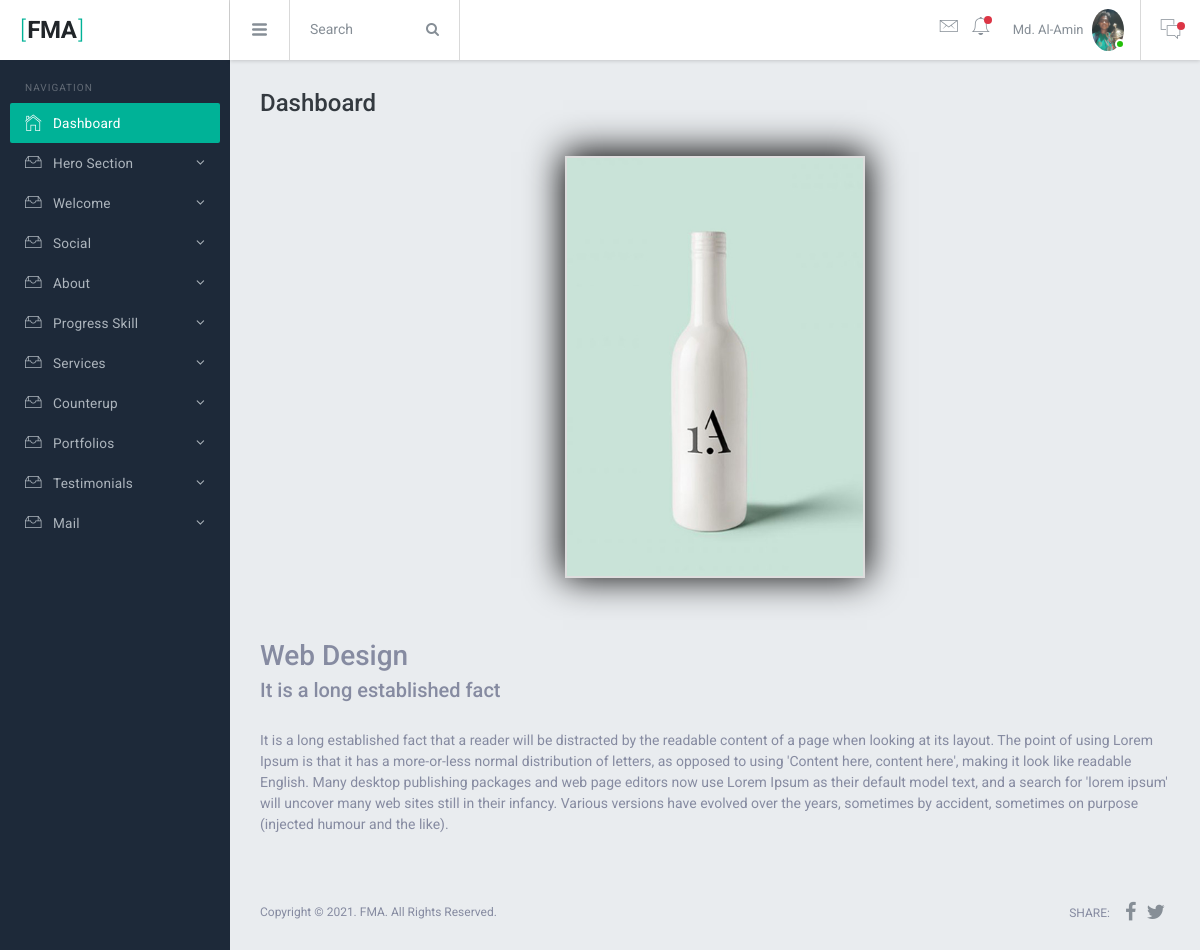
The app's page /admin/single-portfolio.php?id=1 (signed in) with its own data.
### tables this page shows
CREATE TABLE `portfolios` (
  `id` int(10) UNSIGNED NOT NULL,
  `title` varchar(255) NOT NULL,
  `image` varchar(255) DEFAULT NULL,
  `description` text NOT NULL,
  `cate_id` int(11) NOT NULL,
  `status` tinyint(4) NOT NULL DEFAULT 1
);

CREATE TABLE `category` (
  `cat_id` int(10) UNSIGNED NOT NULL,
  `cate_name` varchar(255) NOT NULL,
  `stutas` tinyint(4) NOT NULL DEFAULT 1 COMMENT '1=active / 2=deactive'
);

### admin/single-portfolio.php (the view)
<?php
	require_once '../db.php';
	require_once 'inc/header.php';
	$id = $_GET['id'];
	$select = "SELECT * FROM portfolios INNER JOIN category ON portfolios.cate_id = category.cat_id WHERE id = $id";
	$query = mysqli_query($conn, $select);
	$assoc = mysqli_fetch_assoc($query);
 ?>
 <div style="text-align: center; ">
 	<img src="upload/portfolio/<?= $assoc['image'] ?>" style="width: 300px; height: auto; border: 2px solid #ddd;box-shadow: 0px -2px 35px 2px #000;">
 </div>
 <br><br><br>
 <div>
 	<h3><?= $assoc['cate_name'] ?></h3>
 	<h5><?= $assoc['title'] ?></h5><br>
 	<p><?= nl2br($assoc['description']) ?></p>
 </div>
 <?php
 	require_once 'inc/footer.php';
  ?>

### admin/inc/header.php (shortened to what this page needs)
<?php
require_once '../db.php';
  $adminId = $_SESSION['loginAdminId'];
$select = "SELECT * FROM admin WHERE id = $adminId";
$query = mysqli_query($conn, $select);
$assoc = mysqli_fetch_assoc($query);
?>
<!DOCTYPE html>
<html lang="en">
  <head>
    <link href="assets/lib/font-awesome/css/font-awesome.css" rel="stylesheet">
    <link href="assets/lib/Ionicons/css/ionicons.css" rel="stylesheet">
    <link href="../assets/lib/perfect-scrollbar/css/perfect-scrollbar.css" rel="stylesheet">
    <link href="assets/lib/jquery-switchbutton/jquery.switchButton.css" rel="stylesheet">
    <link href="assets/lib/rickshaw/rickshaw.min.css" rel="stylesheet">
    <link href="assets/lib/chartist/chartist.css" rel="stylesheet">
    <link rel="stylesheet" href="assets/css/bracket.css">
  </head>
  <body>
    <div class="br-logo"><a href=""><span>[</span>FMA<span>]</span></a></div>
    <div class="br-sideleft overflow-y-auto">
      <label class="sidebar-label pd-x-15 mg-t-20">Navigation</label>
      <div class="br-sideleft-menu">
        <a href="dashboard.php" class="br-menu-link active">
          <div class="br-menu-item">
            <i class="menu-item-icon icon ion-ios-home-outline tx-22"></i>
            <span class="menu-item-label">Dashboard</span>
          </div>
        </a>
        <a href="#" class="br-menu-link">
          <div class="br-menu-item">
            <i class="menu-item-icon icon ion-ios-filing-outline tx-24"></i>
            <span class="menu-item-label">Hero Section</span>
            <i class="menu-item-arrow fa fa-angle-down"></i>
          </div>
        </a>
         <a href="#" class="br-menu-link">
          <div class="br-menu-item">
            <i class="menu-item-icon icon ion-ios-filing-outline tx-24"></i>
            <span class="menu-item-label">Welcome</span>
            <i class="menu-item-arrow fa fa-angle-down"></i>
          </div>
        </a>
         <a href="#" class="br-menu-link">
          <div class="br-menu-item">
            <i class="menu-item-icon icon ion-ios-filing-outline tx-24"></i>
            <span class="menu-item-label">Social</span>
            <i class="menu-item-arrow fa fa-angle-down"></i>
          </div>
        </a>
         <a href="#" class="br-menu-link">
          <div class="br-menu-item">
            <i class="menu-item-icon icon ion-ios-filing-outline tx-24"></i>
            <span class="menu-item-label">About</span>
            <i class="menu-item-arrow fa fa-angle-down"></i>
          </div>
        </a>
         <a href="#" class="br-menu-link">
          <div class="br-menu-item">
            <i class="menu-item-icon icon ion-ios-filing-outline tx-24"></i>
            <span class="menu-item-label">Progress Skill</span>
            <i class="menu-item-arrow fa fa-angle-down"></i>
          </div>
        </a>
         <a href="#" class="br-menu-link">
          <div class="br-menu-item">
            <i class="menu-item-icon icon ion-ios-filing-outline tx-24"></i>
            <span class="menu-item-label">Services</span>
            <i class="menu-item-arrow fa fa-angle-down"></i>
          </div>
        </a>
         <a href="#" class="br-menu-link">
          <div class="br-menu-item">
            <i class="menu-item-icon icon ion-ios-filing-outline tx-24"></i>
            <span class="menu-item-label">Counterup</span>
            <i class="menu-item-arrow fa fa-angle-down"></i>
          </div>
        </a>
        <a href="#" class="br-menu-link">
          <div class="br-menu-item">
            <i class="menu-item-icon icon ion-ios-filing-outline tx-24"></i>
            <span class="menu-item-label">Portfolios</span>
            <i class="menu-item-arrow fa fa-angle-down"></i>
          </div>
        </a>
        <a href="#" class="br-menu-link">
          <div class="br-menu-item">
            <i class="menu-item-icon icon ion-ios-filing-outline tx-24"></i>
            <span class="menu-item-label">Testimonials</span>
            <i class="menu-item-arrow fa fa-angle-down"></i>
          </div>
        </a>
        <a href="#" class="br-menu-link">
          <div class="br-menu-item">
            <i class="menu-item-icon icon ion-ios-filing-outline tx-24"></i>
            <span class="menu-item-label">Mail</span>
            <i class="menu-item-arrow fa fa-angle-down"></i>
          </div>
        </a>
      </div>
      <br>
    </div>
    <div class="br-header">
      <div class="br-header-left">
        <div class="navicon-left hidden-md-down"><a id="btnLeftMenu" href=""><i class="icon ion-navicon-round"></i></a></div>
        <div class="input-group hidden-xs-down wd-170 transition">
          <input id="searchbox" type="text" class="form-control" placeholder="Search">
          <span class="input-group-btn">
            <button class="btn btn-secondary" type="button"><i class="fa fa-search"></i></button>
          </span>
        </div>
      </div>
      <div class="br-header-right">
        <nav class="nav">
          <div class="dropdown">
            <a href="" class="nav-link pd-x-7 pos-relative" data-toggle="dropdown">
              <i class="icon ion-ios-email-outline tx-24"></i>
              <?php
              $not = "SELECT * FROM mail WHERE notification = 'on'";
              $nq = mysqli_query($conn, $not);
              $na = mysqli_fetch_assoc($nq);
               ?>
              <span class="square-8 <?= isset($na['notification']) == 'on' ? 'bg-danger' : '' ?> pos-absolute t-15 r-0 rounded-circle"></span>
            </a>
          </div>
          <div class="dropdown">
            <a href="" class="nav-link pd-x-7 pos-relative" data-toggle="dropdown">
              <i class="icon ion-ios-bell-outline tx-24"></i>
              <span class="square-8 bg-danger pos-absolute t-15 r-5 rounded-circle"></span>
            </a>
          </div>
          <div class="dropdown">
            <a href="" class="nav-link nav-link-profile" data-toggle="dropdown">
              <span class="logged-name hidden-md-down"><?= $assoc['name'] ?></span>
              <img src="upload/profile/<?= $assoc['image'] ?>" class="wd-32 rounded-circle" alt="">
              <span class="square-10 bg-success"></span>
            </a>
          </div>
        </nav>
        <div class="navicon-right">
          <a id="btnRightMenu" href="" class="pos-relative">
            <i class="icon ion-ios-chatboxes-outline"></i>
            <span class="square-8 bg-danger pos-absolute t-10 r--5 rounded-circle"></span>
          </a>
        </div>
      </div>
    </div>
    <div class="br-mainpanel">
      <div class="pd-30">
        <h4 class="tx-gray-800 mg-b-5">Dashboard</h4>
      </div>
      <div class="br-pagebody mg-t-5 pd-x-30">

### records on screen
portfolios: image (picture), category.cate_name "Web Design", title "It is a long established fact", description "It is a long established fact that a reader will be distracted by the readable content of a page when looking at its layout. The point of using Lorem Ipsum is that it has a more-or-less normal distribution of letters, as opposed to using 'Content here, content here', making it look like readable English. Many desktop publishing packages and web page editors now use Lorem Ipsum as their default model text, and a search for 'lorem ipsum' will uncover many web sites still in their infancy. Various versions have evolved over the years, sometimes by accident, sometimes on purpose (injected humour and the like)."

### other values on screen
$assoc['name'] "Md. Al-Amin"
